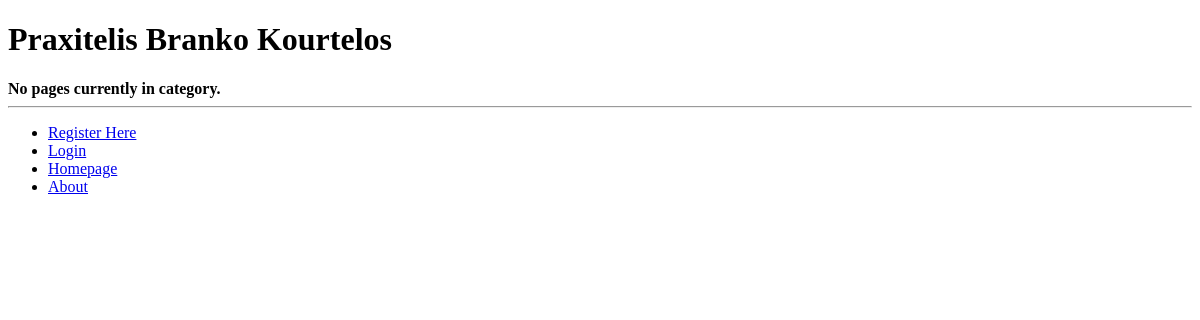
Page /rango/category/praxitelis-branko-kourtelos/ on the earlier database version.
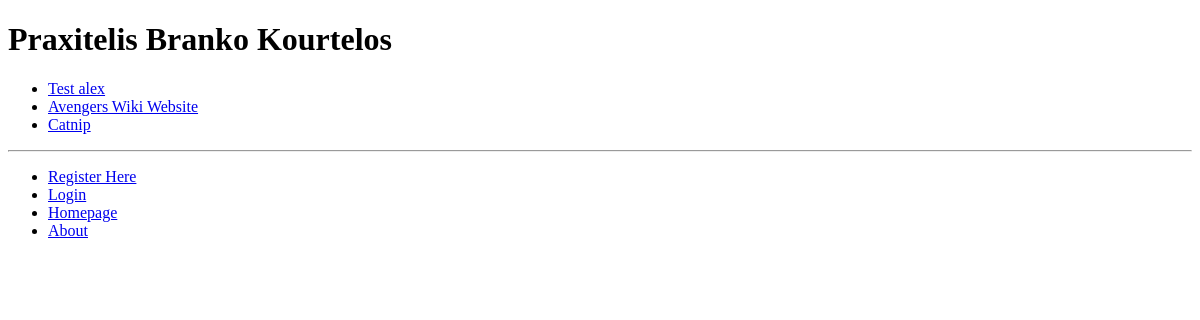
Same page on the later database version.
### rango/models.py (models this page shows, shortened)
class Page(models.Model):
    category = models.ForeignKey(Category)
    title = models.CharField(max_length=128)
    url = models.URLField()
    views = models.IntegerField(default=0)

### rango/views.py (the view)
# urls.py: url(r'^category/(?P<category_name_slug>[\w\-]+)/add_page/$', views.add_page, name='add_page'),
def category(request, category_name_slug):
    context_dict = {}
    try:
        category = Category.objects.get(slug=category_name_slug)
        context_dict['category_name'] = category.name
        pages = Page.objects.filter(category=category)
        context_dict['pages'] = pages
        context_dict['category'] = category
    except Category.DoesNotExist:
        pass
    return render(request, 'rango/category.html', context_dict)

### templates/rango/category.html (shortened to what this page needs)
<!DOCTYPE html>
{% extends 'rango/base.html' %}
{% load staticfiles %}
{% block body_block %}
	<h1>{{ category_name }}</h1>
		{% if category %}
			{% if pages %}
			<ul>
				{% for page in pages %}
					<li><a href="{{ page.url }}">{{ page.title }}</a></li>
				{% endfor %}
			</ul>
			{% else %}
					<strong>No pages currently in category.</strong>
					{% endif %}
			{% else %}
					The specified category {{ category_name }} does not exist!
		{% endif %}
{% endblock %}

Differences in the rows shown:
added Page: title "Test alex"
added Page: title "Avengers Wiki Website"
added Page: title "Catnip"
Other differences:
text no longer shown: "No pages currently in category."
